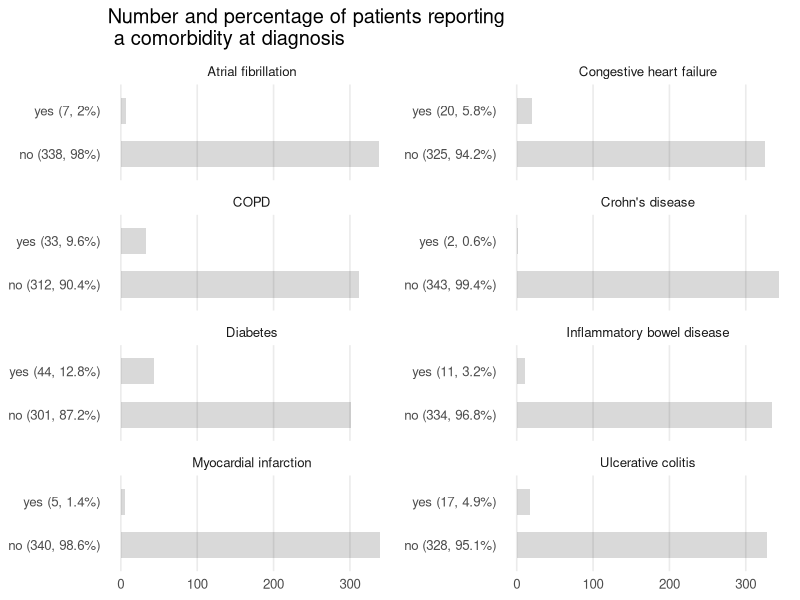

Recreate this plot in R.
## ---- chunk 1
knitr::opts_chunk$set(echo = TRUE)
## ---- chunk 2
library(rmarkdown)
library(ggplot2)
library(dplyr)
library(tidyr)
library(readr)
library(Hmisc)
library(here)
## Set global ggplot theme
theme_set(theme_light(base_size = 12))
## ---- chunk 3
crs <- read_csv(here("data-raw","med_hist.csv"))
## ---- chunk 4
bigN <- nrow(crs)
print(bigN)
## ---- chunk 5
crs %>% 
  select(chf, afib, mi, diabetes, crohn, ulcercol, ibd) %>%
  Hmisc::describe()
## ---- chunk 6
crs %>%
  select(id, chf, afib, diabetes, mi, copd, crohn, ulcercol, ibd) %>%
  pivot_longer(-id, names_to = "comorb", values_to = "value") %>%
  mutate(
    comorb = case_when(
      comorb == "chf" ~ "Congestive heart failure",
      comorb == "afib" ~ "Atrial fibrillation",
      comorb == "diabetes" ~ "Diabetes",
      comorb == "copd" ~ "COPD",
      comorb == "mi" ~ "Myocardial infarction",
      comorb == "crohn" ~ "Crohn's disease",
      comorb == "ulcercol" ~ "Ulcerative colitis",
      comorb == "ibd" ~ "Inflammatory bowel disease"
    ),
    value = case_when(value == "0" ~ "no",
                      value == "1" ~ "yes")
  ) %>%
  group_by(comorb, value) %>%
  summarise(n = n()) %>%
  mutate(
    inc = n / bigN,
    perc = n / bigN * 100,
    plot_lab = paste0('(', n, ', ', round(perc, digits = 1), '%)'),
    axis_lab = paste0(value, ' ', '(', n, ', ', round(perc, digits = 1), '%)')
  ) %>%
  ggplot(aes(axis_lab, n)) +
  geom_col(width = 0.6,
           alpha = 0.15,
           fill = "black") +
  coord_flip() +
  facet_wrap(~ comorb, ncol = 2, scales = "free_y") +
  ggtitle("Number and percentage of patients reporting\n a comorbidity at diagnosis") +
  theme_minimal(base_size = 12) +
  theme(
    panel.grid.minor = element_blank(),
    panel.grid.major.y = element_blank(),
    axis.title = element_blank()
  )
## ---- chunk 7
sessionInfo()
